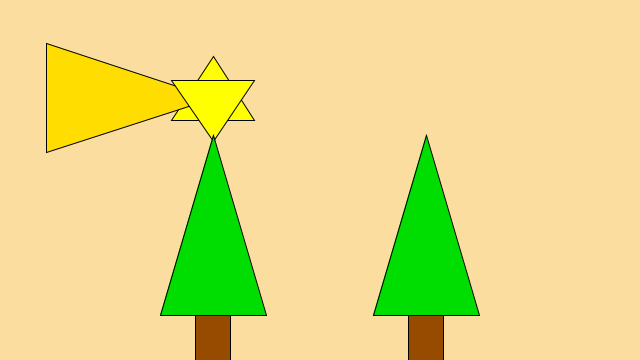
Frame 1 (no input)
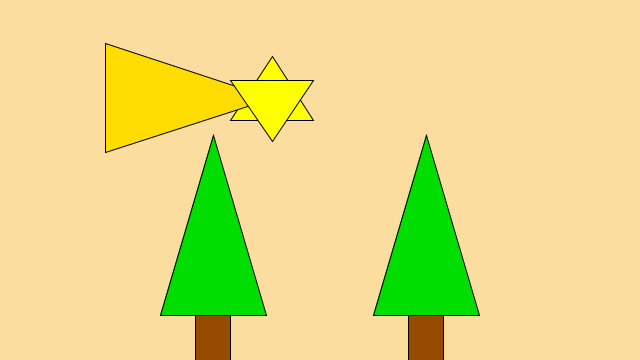
Frame 60 (the mouse pressed at the canvas centre just before this capture)
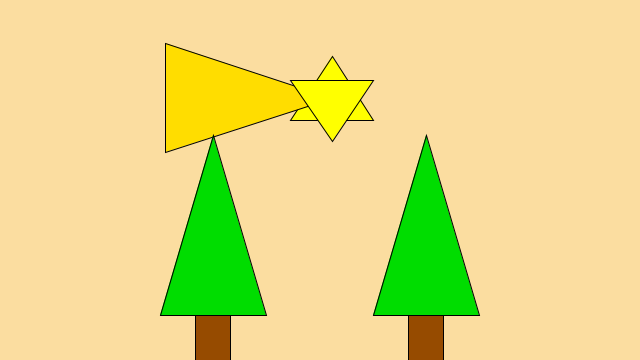
Frame 120 (the mouse held since frame 60 and released just before this capture)

The Processing sketch that drew these frames (run headless with seeded random() and noise(); from frame 60 on, the mouse is pressed at the canvas centre):

// Processing sketch: es_albero
// ── es_albero.pde
Albero a1, a2, t1, t2;
Stella s1;

public void setup()
{
  size(640,360);
  s1 = new Stella(width/3,height-height/1.5,height-height/1.3,width/10);
  a1 = new Albero(width/3,height-height/8,width/6,height-height/2);
  a2 = new Albero(2*width/3,height-height/8,width/6,height-height/2);  
}

public void draw(){
  background(251,221,160);
  
  s1.draw();
  a1.draw();
  a2.draw();
}

// ── Albero.pde
class Albero{
    private float x;
    private float y;
    private float h;
    private float w;
    
    public static final color COLORE_FOGLIE = #00DD00;
    public static final color COLORE_TRONCO = #964b00;
    
    Albero(float x, float y, float w, float h){
        this.x = x;
        this.y = y;
        this.w = w;
        this.h = h;
    }
    
    public void draw(){
        fill(COLORE_TRONCO);
        rect(x-w/2+w/3, y-y/10+h/10, w/3, h/2);
        
        fill(COLORE_FOGLIE);
        triangle(x-w/2, y, x, y-h, x+w/2, y);
    }
}

// ── Stella.pde
class Stella{
    private float x;
    private float y;
    private float h;
    private float w;
    
    public static final color COLORE_STELLA  = #FFFF00;
    public static final color COLORE_CODA    = #FFDD00;
    
    Stella(float x, float y, float w, float h){
    this.x = x;
    this.y = y;
    this.w = w;
    this.h = h;
    }
    
    public void draw(){
    fill(COLORE_STELLA);
    triangle(x-w/2,y,x,y-h,x+w/2,y);
    
    fill(COLORE_CODA);
    triangle(x,y-h/3,x-w*2,y-h*1.2,(x+w/2)-w*2.5,y+h/2);
    
    fill(COLORE_STELLA);
    triangle(x-w/2,y-y/3,x,y+h/3,x+w/2,y-y/3);
    
    if (x<1000){     
      x++;     
    }
    else{
          
       x=0;
    }
    }
}
